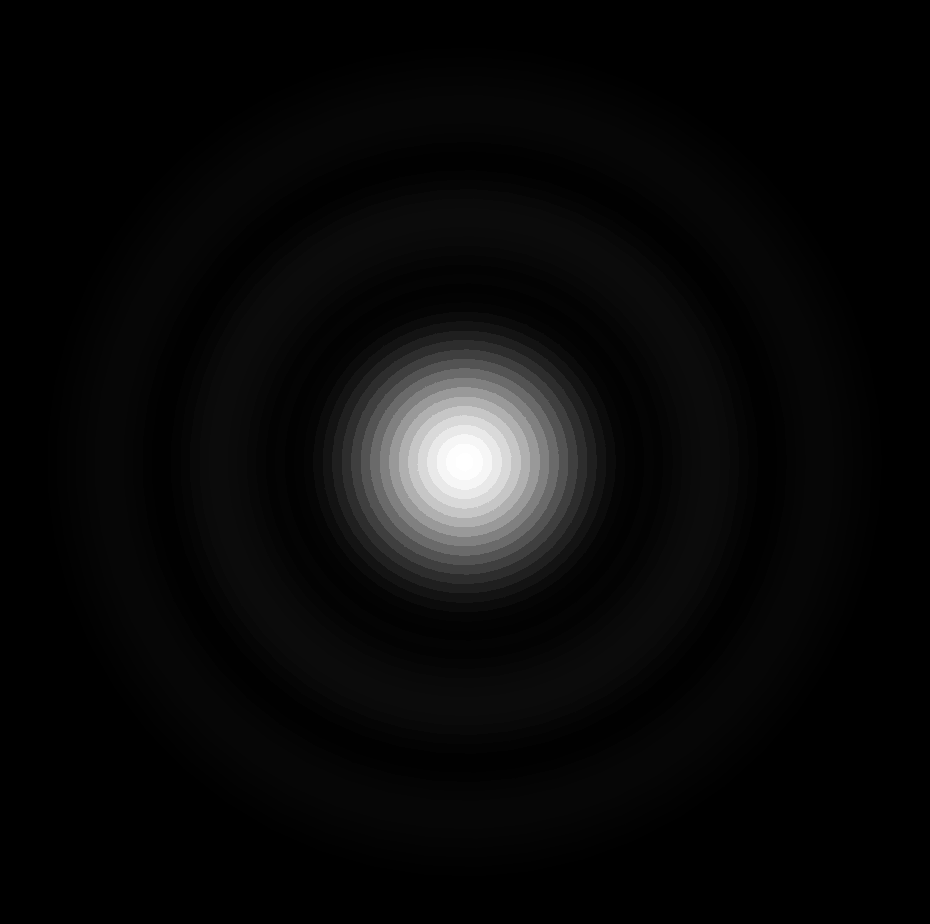

The script that saved this image:
# -*- coding: utf-8 -*-
from scipy.special import jv
import matplotlib.pyplot as plt
import numpy as np
from scipy.integrate import quad
plt.style.use('dark_background')
"""
Created on Mon Jul 15 18:09:47 2019

@author: Alejandro
"""

lamb=632.8e-9
f=50e-3
a=f/10

r_3=np.linspace(0,a/10e1)
phi = np.linspace(0, 2*np.pi)
r_3, phi = np.meshgrid(r_3, phi)
x_grid=r_3*np.cos(phi)
y_grid=r_3*np.sin(phi)
int_1=[]
int_2=[]
for ii in r_3:
    m1=[]
    m2=[]
    for jj in ii:
        m1.append(quad(lambda x: x*np.cos(np.pi*x**2/lamb)*jv(0,np.pi*x**2/lamb)*jv(0, 2*x*jj/lamb/f), a/10,a)[0])
        m2.append(quad(lambda x: x*np.sin(np.pi*x**2/lamb)*jv(0,np.pi*x**2/lamb)*jv(0, 2*x*jj/lamb/f), a/10,a)[0])
    int_1.append(m1)
    int_2.append(m2)

int_1, int_2=np.array(int_1), np.array(int_2)
I = np.sqrt(int_1**2+int_2**2)
f=plt.figure(figsize=(12,12))
plt.axis('off')
plt.gcf().set_facecolor("black")
m= plt.pcolormesh(x_grid, y_grid, I, cmap="gist_gray")
m.axes.get_xaxis().set_visible(False)
m.axes.get_yaxis().set_visible(False)
plt.savefig("astigmatism.png",  bbox_inches='tight', pad_inches = 0)
